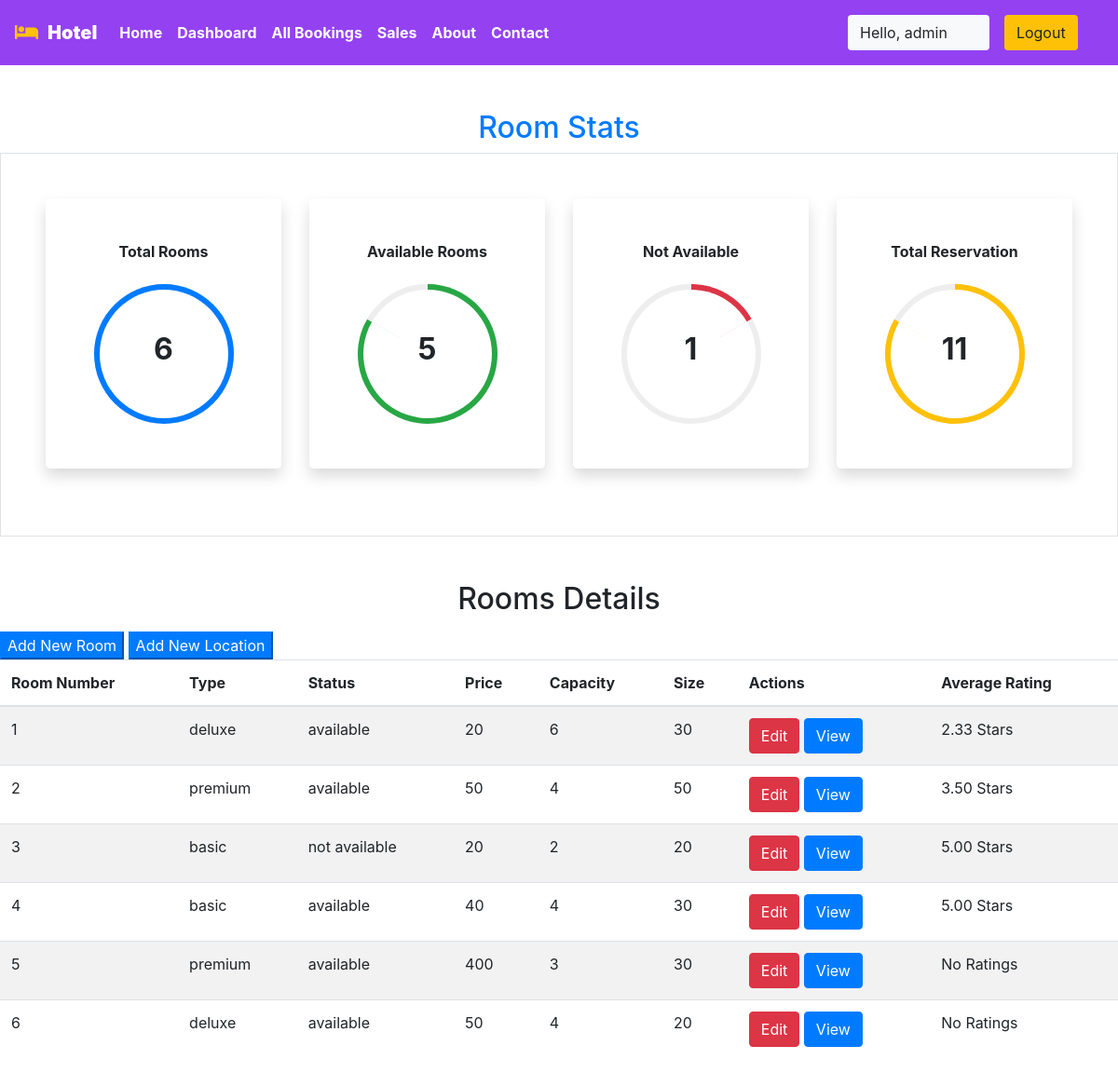
Page /staff/panel (signed in) on the committed database.
### management/models.py (models this page shows, shortened)
class Rooms(models.Model):
    ROOM_STATUS = (
    ("1", "available"),
    ("2", "not available"),
    )
    ROOM_TYPE = (
    ("1", "premium"),
    ("2", "deluxe"),
    ("3","basic"),
    )
    room_type = models.CharField(max_length=50,choices = ROOM_TYPE)
    capacity = models.IntegerField()
    price = models.IntegerField()
    size = models.IntegerField()
    hotel = models.ForeignKey(Hotels, on_delete = models.CASCADE)
    status = models.CharField(choices =ROOM_STATUS,max_length = 15)
    roomnumber = models.IntegerField()

### management/views.py (the view)
# urls.py: path('staff/panel', views.panel,name="staffpanel"),
@login_required(login_url='/staff')
def panel(request):
    if request.user.is_staff == False:
        return HttpResponse('Access Denied')
    rooms = Rooms.objects.all()
    total_rooms = len(rooms)
    available_rooms = len(Rooms.objects.all().filter(status='1'))
    unavailable_rooms = len(Rooms.objects.all().filter(status='2'))
    reserved = len(Reservation.objects.all())
    hotel = Hotels.objects.values_list('location','id').distinct().order_by()
    response = render(request,'staff/panel.html',{'location':hotel,'reserved':reserved,'rooms':rooms,'total_rooms':total_rooms,'available':available_rooms,'unavailable':unavailable_rooms})
    return HttpResponse(response)

### management/templatetags/app_tags.py (called while the page is built)
@register.filter
def percentage(value1,value2=100):
    if value2 == 0:
        return 0
    return int(value1)/int(value2)*100

@register.filter(name='average_rating')
def average_rating(value):
    return value.aggregate(Avg('rating'))['rating__avg']

### templates/staff/panel.html (shortened to what this page needs)
{% extends 'basic.html' %} {% block title %} staff panel {% endblock title %}  {% block body %}
<section class="my-5 ">
    {%load app_tags%}
    <h2 class="text-center text-primary">Room Stats</h2>
    <div class="container-fluid px-5 py-5 border">
        <div class="row">
            <div class="col-xl-3 col-lg-6 col-sm-12 mb-4 ">
                <div class="bg-white rounded-lg p-5 shadow">
                    <h2 class="h6 font-weight-bold text-center mb-4">Total Rooms</h2>
                    <div class="progress mx-auto" data-value={{ total_rooms|percentage:total_rooms}}>
                        <span class="progress-left">
                                    <span class="progress-bar border-primary"></span>
                        </span>
                        <span class="progress-right">
                                    <span class="progress-bar border-primary"></span>
                        </span>
                        <div class="progress-value w-100 h-100 rounded-circle d-flex align-items-center justify-content-center">
                            <div class="h2 font-weight-bold">{{ total_rooms}}</div>
                        </div>
                    </div>
                </div>
            </div>
            <div class="col-xl-3 col-lg-6 col-sm-12 mb-4">
                <div class="bg-white rounded-lg p-5 shadow">
                    <h2 class="h6 font-weight-bold text-center mb-4">Available Rooms</h2>
                    <div class="progress mx-auto" data-value={{ available|percentage:total_rooms}}>
                        <span class="progress-left">
                                    <span class="progress-bar border-success"></span>
                        </span>
                        <span class="progress-right">
                                    <span class="progress-bar border-success"></span>
                        </span>
                        <div class="progress-value w-100 h-100 rounded-circle d-flex align-items-center justify-content-center">
                            <div class="h2 font-weight-bold">{{ available}}</div>
                        </div>
                    </div>
                </div>
            </div>
            <div class="col-xl-3 col-lg-6 col-sm-12 mb-4">
                <div class="bg-white rounded-lg p-5 shadow">
                    <h2 class="h6 font-weight-bold text-center mb-4">Not Available</h2>
                    <div class="progress mx-auto" data-value={{ unavailable|percentage:total_rooms}}>
                        <span class="progress-left">
                        </span>
                        <span class="progress-right">
                                    <span class="progress-bar border-danger"></span>
                        </span>
                        <div class="progress-value w-100 h-100 rounded-circle d-flex align-items-center justify-content-center">
                            <div class="h2 font-weight-bold">{{ unavailable}}</div>
                        </div>
                    </div>
                </div>
            </div>
            <div class="col-xl-3 col-lg-6 col-sm-12 mb-4">
                <div class="bg-white rounded-lg p-5 shadow">
                    <h2 class="h6 font-weight-bold text-center mb-4">Total Reservation</h2>
                    <div class="progress mx-auto" data-value={{reserved |percentage:total_rooms}}>
                        <span class="progress-left">
                                    <span class="progress-bar border-warning"></span>
                        </span>
                        <span class="progress-right">
                                    <span class="progress-bar border-warning"></span>
                        </span>
                        <div class="progress-value w-100 h-100 rounded-circle d-flex align-items-center justify-content-center">
                            <div class="h2 font-weight-bold">{{reserved}}</div>
                        </div>
                    </div>
                </div>
            </div>
        </div>
    </div>
</section>
<h2 class="text-center pb-2">Rooms Details</h2>
<Button class="btn-group btn-primary" data-toggle="modal" data-target="#newroom">Add New Room</Button>
<Button class="btn-group btn-primary " data-toggle="modal" data-target="#newlocation">Add New Location</Button>
<table class="table table-striped  ">
    <thead>
        <th>Room Number</th>
        <th>Type</th>
        <th>Status</th>
        <th>Price</th>
        <th>Capacity</th>
        <th>Size</th>
        <th colspan="2">Actions</th>
        <th>Average Rating</th>
    </thead>
    {% if rooms %} {% for each_room in rooms %}
    <tr>
        <td>{{each_room.roomnumber}}</td>
        <td>{{each_room.get_room_type_display}}</td>
        <td>{{each_room.get_status_display}}</td>
        <td>{{each_room.price}}</td>
        <td>{{each_room.capacity}}</td>
        <td>{{each_room.size}}</td>
        <td colspan="2">
            <a href="/staff/panel/edit-room?roomid={{each_room.id}}"><Button class="btn btn-danger">Edit</Button></a>
            <a href="/staff/panel/view-room?roomid={{each_room.id}}"><Button class="btn btn-primary">View</Button></a>
        </td>
        <td>
            {% with reservations=each_room.reservation_set.all %}
                {% with avg_rating=reservations|average_rating %}
                    {% if avg_rating %}
                        {{ avg_rating|floatformat:2 }} Stars
                    {% else %}
                        No Ratings
                    {% endif %}
                {% endwith %}
            {% endwith %}
        </td>
    </tr>
    {% endfor %} {% endif %}
</table>
{% endblock body %}

### templates/basic.html (shortened to what this page needs)
{% load static %}
<!DOCTYPE html>
<!DOCTYPE html>
<html lang="en">
<head>
    <link rel="stylesheet" href="https://use.fontawesome.com/releases/v5.7.0/css/all.css">
    <link rel="stylesheet" href="{% static 'bootstrap\bootstrap.css' %}">
    <link rel="stylesheet" href="https://maxcdn.bootstrapcdn.com/bootstrap/4.5.0/css/bootstrap.min.css" >
</head>
<body style="dbackground-image: url('https://source.unsplash.com/random');height: 100%;">
    <div class="container-fluid px-0">
        <nav class="navbar navbar-expand-lg navbar-dark font-weight-bold" style="background-color: #9441f2;">
            <a class="navbar-brand text-bold bg-black " href="/"><i class="fas fa-bed text-warning"></i><b>&ensp;Hotel</b></a>
            <div class="collapse navbar-collapse " id="navbarSupportedContent">
                <ul class="navbar-nav mr-auto ">
                    <li class="nav-item active">
                        <a class="nav-link text-bold " href="/home"> Home</a>
                    </li>
                    {% if user.is_staff %}
                    <li class="nav-item active">
                        <a class="nav-link text-bold" href="/staff/panel">Dashboard </a>
                    </li>
                    {% elif user.is_staff == False and user.is_authenticated %}
                    <li class="nav-item active">
                            <a class="nav-link text-bold" href="/user/bookings">My Bookings </a>
                        </li>
                    {% endif %}
                    {% if user.is_staff %}
                    <li class="nav-item active">
                            <a class="nav-link text-bold" href="/staff/allbookings">All Bookings </a>
                        </li>
                    {% endif %}
                    {% if user.is_staff %}
                    <li class="nav-item active">
                            <a class="nav-link text-bold" href="/staff/sales">Sales</a>
                        </li>
                    {% endif %}
                    <li class="nav-item active">
                        <a class="nav-link text-bold" href="/about">About</a>
                    </li>
                    <li class="nav-item active">
                        <a class="nav-link text-bold" href="/contact">Contact </a>
                    </li>
                </ul>
                {% if user.is_authenticated %}
                      <button class="btn btn-group bg-light" data-toggle="modal" data-target="#forlogin">
                       Hello, {{request.user}}
                       <a href="/logout" class="nav-link">
                    <button class="btn btn-group bg-warning" data-toggle="modal" data-target="#forlogin">
                        Logout
                    </button></a>&nbsp; &nbsp;
                    </button>
                {% endif %}
            </div>
        </nav>
    </div>
    {% block body %}
    {% endblock body %}
</body>
</html>

### templates/staff/panel.html (style rules this page uses)
.progress { width: 150px; height: 150px; background: none; position: relative; }
.progress::after { content: ""; width: 100%; height: 100%; border-radius: 50%; border: 6px solid #eee; position: absolute; top: 0; left: 0; }
.progress>span { width: 50%; height: 100%; overflow: hidden; position: absolute; top: 0; z-index: 1; }
.progress .progress-left { left: 0; }
.progress .progress-bar { width: 100%; height: 100%; background: none; border-width: 6px; border-style: solid; position: absolute; top: 0; }
.progress .progress-left .progress-bar { left: 100%; border-top-right-radius: 80px; border-bottom-right-radius: 80px; border-left: 0; -webkit-transform-origin: center left; transform-origin: center left; }
.progress .progress-right { right: 0; }
.progress .progress-right .progress-bar { left: -100%; border-top-left-radius: 80px; border-bottom-left-radius: 80px; border-right: 0; -webkit-transform-origin: center right; transform-origin: center right; }
.progress .progress-value { position: absolute; top: 0; left: 0; }
body { min-height: 100vh; }
.rounded-lg { border-radius: 1rem; }

### templates/basic.html (style rules this page uses)
a { text-decoration: none; }

### rows in the picture
Rooms: roomnumber "1", room_type "deluxe", status "available", price "20", capacity "6", size "30", avg_rating "2.33"
Rooms: roomnumber "2", room_type "premium", status "available", price "50", capacity "4", size "50", avg_rating "3.50"
Rooms: roomnumber "3", room_type "basic", status "not available", price "20", capacity "2", size "20", avg_rating "5.00"
Rooms: roomnumber "4", room_type "basic", status "available", price "40", capacity "4", size "30", avg_rating "5.00"
Rooms: roomnumber "5", room_type "premium", status "available", price "400", capacity "3", size "30", shows "No Ratings"
Rooms: roomnumber "6", room_type "deluxe", status "available", price "50", capacity "4", size "20", shows "No Ratings"

### other values in the picture
{{ request.user }} "admin"
{{ total_rooms }} "6"
{{ available }} "5"
{{ unavailable }} "1"
{{ reserved }} "11"
